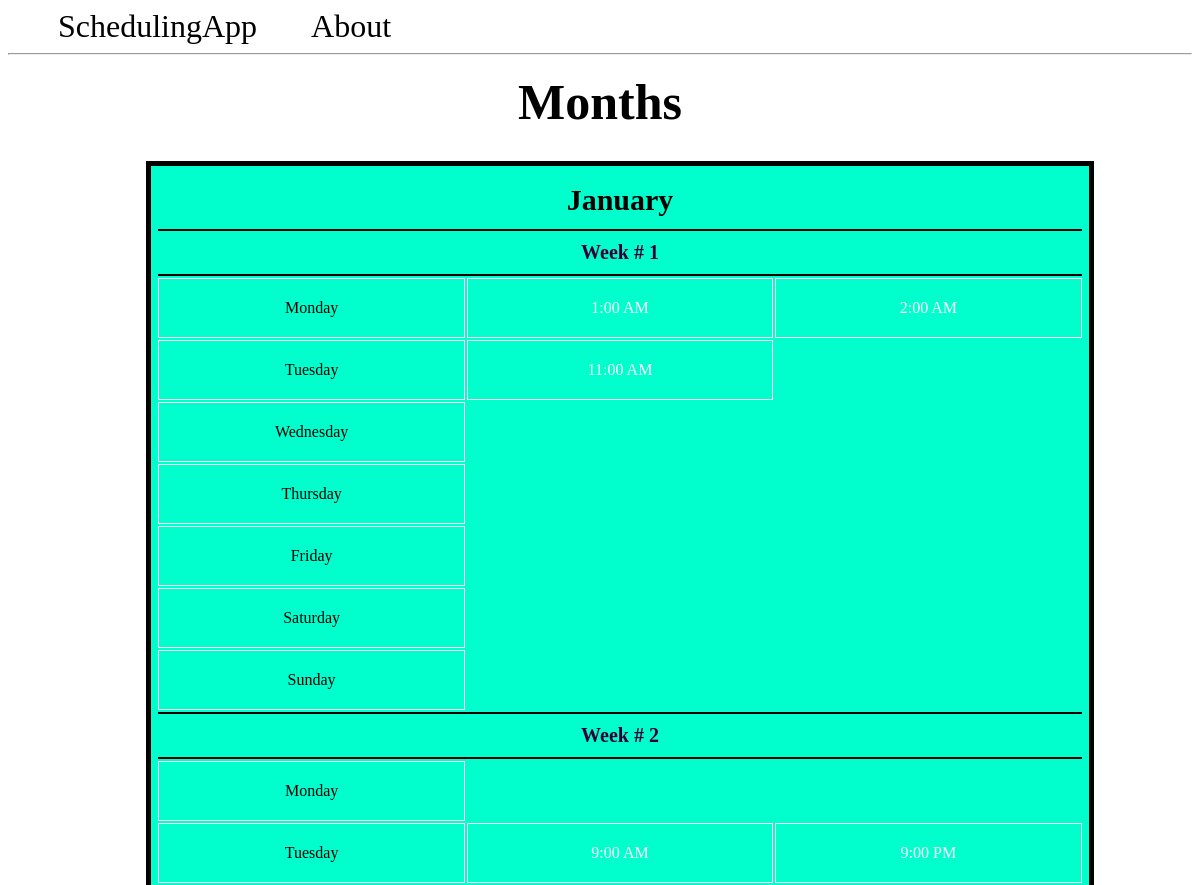
/months (upper part), run on an earlier commit of the app's database.
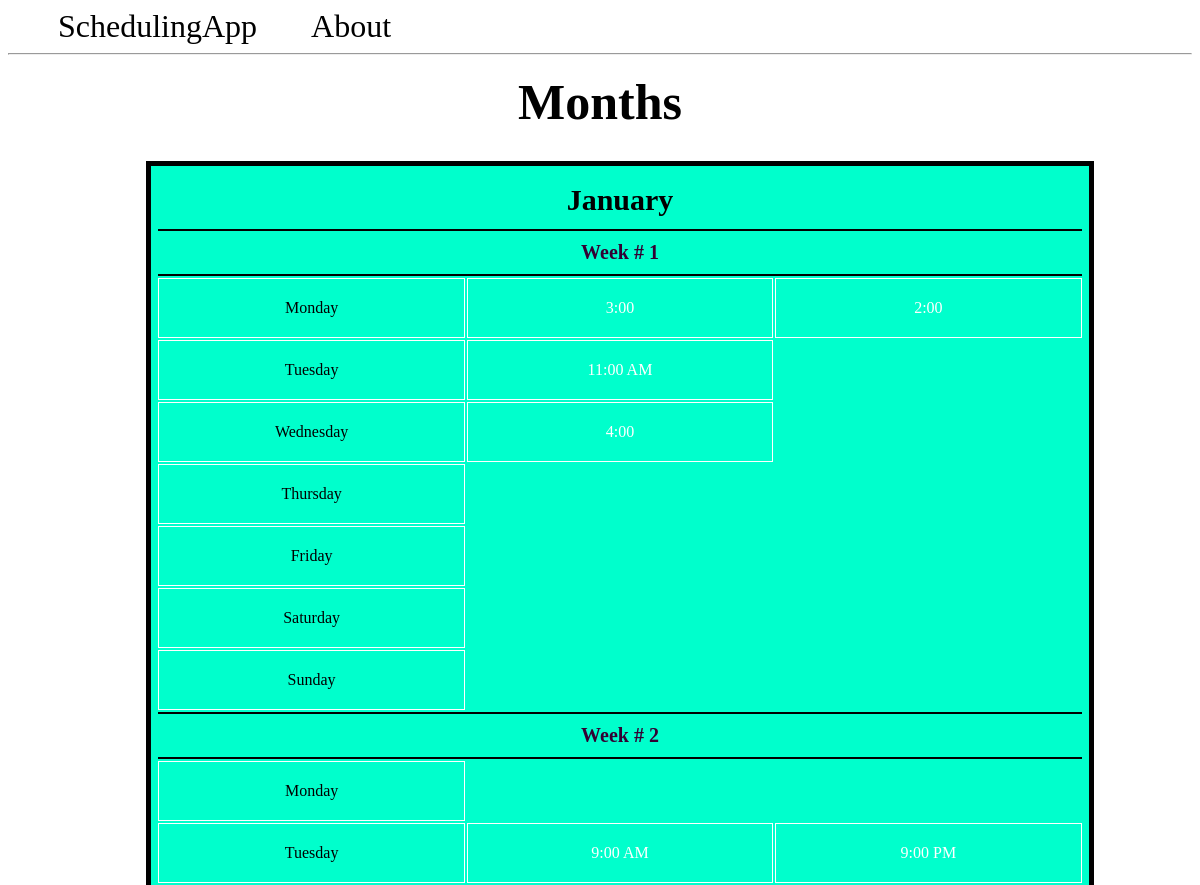
And on a later commit of the database.
### app.py (models this page shows, shortened)
class Month(db.Model):
  id = db.Column(db.Integer, primary_key=True)
  month = db.Column(db.String(100), nullable=False)
  weeks = db.relationship('Week', backref='month')

class Week(db.Model):
  id = db.Column(db.Integer, primary_key=True)
  month_id = db.Column(db.Integer, db.ForeignKey('month.id'))
  days = db.relationship('Day', backref='week')

class Day(db.Model):
  id = db.Column(db.Integer, primary_key=True)
  day = db.Column(db.String(100), nullable=False)
  week_id = db.Column(db.Integer, db.ForeignKey('week.id'))
  times = db.relationship('Time', backref='day')

class Time(db.Model):
  id = db.Column(db.Integer, primary_key=True)
  time = db.Column(db.String(100))
  day_id = db.Column(db.Integer, db.ForeignKey('day.id'))

### app.py (the view)
@app.route('/months')
def index():
  months = Month.query.all()
  return render_template('index.html', months=months)

### templates/index.html
{% extends 'base.html' %}
{% block content %}
  <h1 class ="title">{% block title %} Months {% endblock %}</h1>
  <div class="monthContainer">
    {% for month in months %}
      <table class ="month">
          <tr>
            <th class="monthTitle", colspan = "10">{{month.month}}</th>
          </tr>
          {% for week in month.weeks %}
            <tr>
              <th class ="week", colspan = "10">Week # {{week.id}}</th>
            </tr>
            {% for day in week.days %}
              <tr>
                  <td class="cells"> <a href="{{ url_for('display_day', day_id=day.id)}}">{{day.day}}</a></td>
                  {% for time in day.times %}
                    <td class="cells">{{time.time}}</td>
                  {% endfor %}
              </tr>
            {% endfor %}
          {% endfor %}
      </table>
    {% endfor %}
  </div>
{% endblock %}

### templates/base.html (shortened to what this page needs)
<!DOCTYPE html>
<html lang="en">
<head>
  <link rel="stylesheet" href="{{url_for('static', filename='base.css')}}"/>
</head>
<body>
  <nav>
      <a href="{{ url_for('index') }}">SchedulingApp</a>
      <a href="#">About</a>
  </nav>
  <hr>
  <div class="content">
    {% block content %}  {% endblock %}
  </div>
</body>
</html>

### static/base.css (style rules this page uses)
.title { text-align: center; margin: 10px; width: 100%; font-size: 50px; }
.content { width: 100%; display: flex; flex-direction: row; flex-wrap: wrap; }
.monthContainer { position: relative; margin: auto; width: 80%; }
.month { text-align: center; flex: 20%; padding: 5px; margin: 20px; width: 100%; background-color: #00ffcc; border: 5px solid black; }
.monthTitle { font-size: 30px; text-align: center; padding: 10px; }
.week { color: #330033; text-decoration: none; text-align: center; font-size: 20px; padding: 10px; border-top: 2px solid black; border-bottom: 2px solid black; }
a:link { text-decoration: none; color: black; }
td { border: 1px solid white; color: #FFFF; padding: 20px; }
.cells { width: 20%; }
nav a { color: #000066; font-size: 2em; margin-left: 50px; text-decoration: none; }

What changed in the data, as far as the page shows it:
changed Time (number 1 of 6 on the later page): time "1:00 AM" → "3:00"
changed Time (number 2 of 6 on the later page): time "2:00 AM" → "2:00"
added Time: time "4:00", shown under Day "Wednesday"
